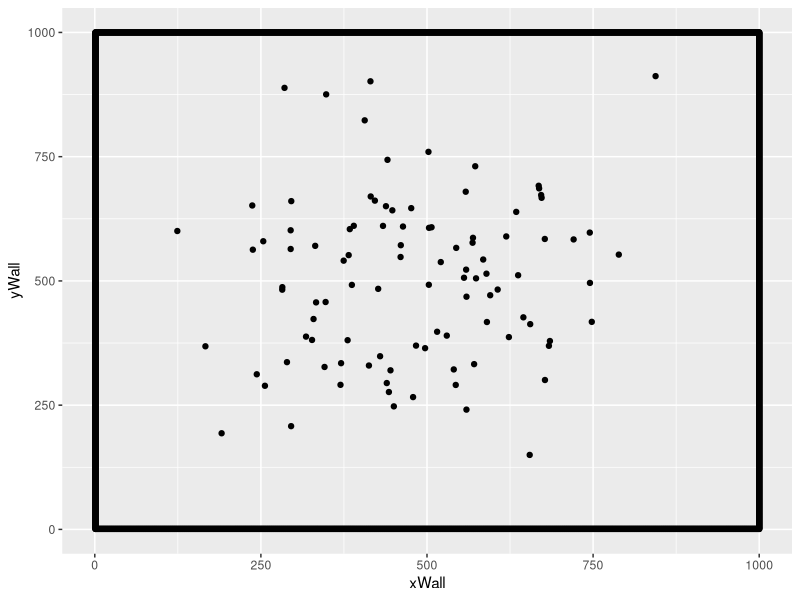
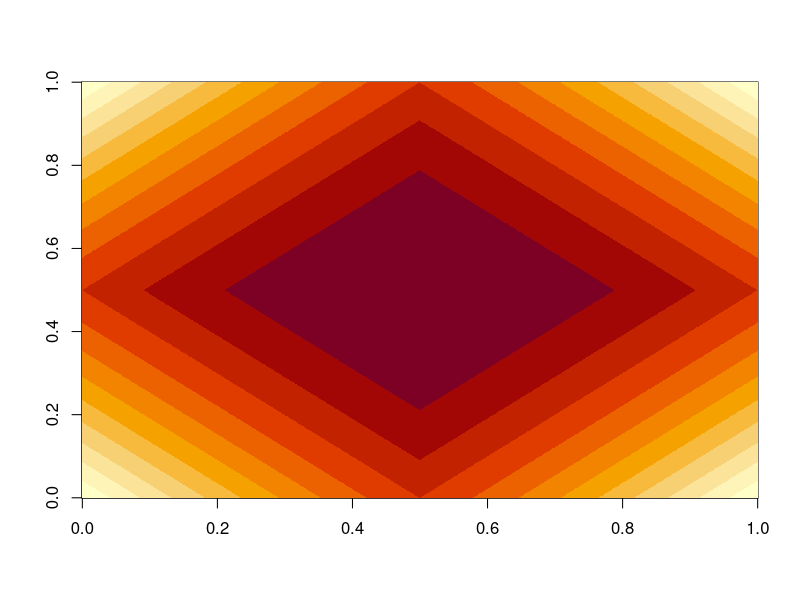
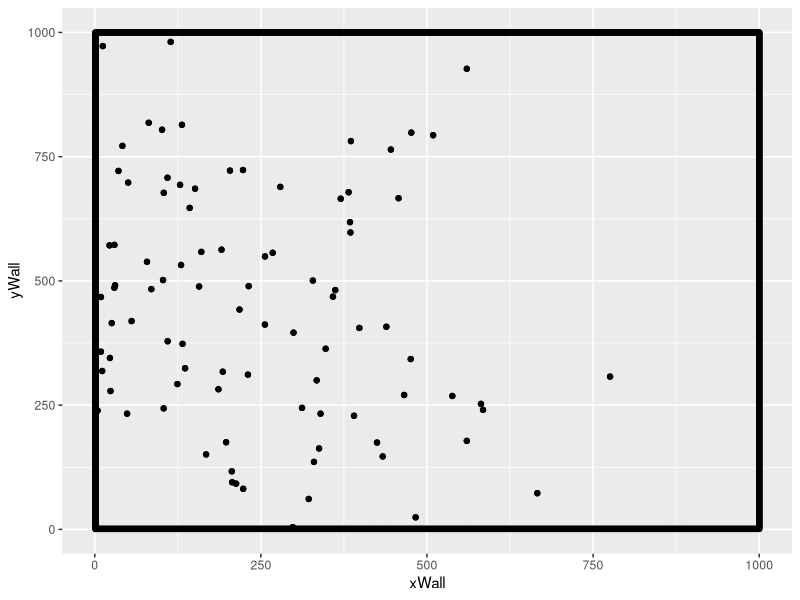

Recreate these plots in R, in order.
# Author: Gabriel Dell'Accio
# The following is a 2D variant of the Reynolds Boid model.
# LIBRARIES:
library(ggplot2)

# ARENA PARAMETERS:
# Set if equal height and width
size <- 1000.0

centerCor <- rep(size/2,2)

xVal <- size
yVal <- size

nIndividuals <- 100 
swarmCohesion <- 0.5
swarmAvoidance <- 0.5
baseMovementRate <- 4
densitySensitivity <- 75
spatialDistribution <- 100
thetaDistribution <- 50
step.iterations <- 200

# Create the arena using the arena.data frame.
create.arena <- function(xLength, yLength) {
  xLimit <- xLength 
  yLimit <- yLength
  
  arena.Data <<- data.frame(
    yWall = rep(1,yLimit),
    xWall = c(1:xLimit),
    xNorthWall = c(1:xLimit),
    yNorthWall = rep(yLimit,yLimit)
  )

  # Creating Arena Borders
  arena <- ggplot(data = arena.Data, aes(x=xWall,y=yWall))
  arena <- arena + geom_point() +  ylim(1,yLimit) + xlim(1,xLimit) + geom_point(aes(xNorthWall,yNorthWall)) + geom_point(aes(rep(1,xLimit),c(1:yLimit))) + geom_point(aes(rep(xLimit,xLimit),c(1:yLimit)))

  return(arena)
}
arenaSim <- create.arena(xVal, yVal)

# Initialize the swarm population using mean values.
initialize.swarm <- function(cohesion, avoidance, spatial.distribution.factor, theta.distribution.factor ,coordinateLocation) {
    arena.Data$index <<- c(1:nIndividuals)
    arena.Data$swarm.cohesion <<- rep(swarmCohesion,nIndividuals)
    arena.Data$swarm.avoidance <<- rep(swarmAvoidance,nIndividuals)
    arena.Data$xPosition <<- rep(NA, xVal)
    arena.Data$yPosition <<- rep(NA, yVal)
    arena.Data$theta <<- rep(NA, xVal)
  
  for(var in 1:nIndividuals) {
    arena.Data$xPosition[var] <<- rnorm(1, mean=coordinateLocation[1], sd=spatial.distribution.factor + 50)
    arena.Data$yPosition[var] <<- rnorm(1, mean=coordinateLocation[2], sd=spatial.distribution.factor + 50)
    arena.Data$theta[var] <<- rnorm(1, mean = 180, sd= theta.distribution.factor + 5)
  }
}

# Display the swarm in the 2D arena.
initialize.swarm(swarmCohesion, swarmAvoidance, spatialDistribution, thetaDistribution, centerCor)

# Function that updates the current arena with the swarm's current location.
display.swarm <- function() {
  return(arenaSim + geom_point(aes(arena.Data$xPosition, arena.Data$yPosition)))
}

arenaSim <- display.swarm()
arenaSim


# Function to determine an individual's sensed density value.
determine.density <- function(senseHeight, senseWidth, locationX, locationY) {

  nTotalPositions <- ((senseHeight * senseWidth) * 4)

  startX <- locationX - senseWidth
  # print(paste("Start x: ", startX))

  endX <- locationX + senseWidth
  # print(paste("End x: ", endX))

  startY <- locationY - senseHeight
  endY <- locationY + senseHeight

  numberOfIndividualsPresent <- 0


  count <- 1
  for(indOne in 1:nIndividuals) {

    if((arena.Data$xPosition[count] <= endX) && (arena.Data$xPosition[count] >= startX)) {

      # print(paste("xposition: ", arena.Data$xPosition[count]))

      if((arena.Data$yPosition[count] <= endY) && (arena.Data$yPosition[count] >= startY)) {
        numberOfIndividualsPresent <- numberOfIndividualsPresent + 1
      }
    }

    count <- count + 1
  }

  # print(paste("Number of indviduals in space: ", numberOfIndividualsPresent))
  # print(paste("total positions: ", nTotalPositions))
  finalDensity <- ((numberOfIndividualsPresent / nTotalPositions)  + (numberOfIndividualsPresent/nIndividuals))
  return(finalDensity)

}

# Determines the density value for each agent in the swarm.
find.Neighbors <- function() {
  count <- 1
  for (var in 1:nIndividuals) {
    result <- determine.density(densitySensitivity,densitySensitivity,arena.Data$xPosition[count], arena.Data$yPosition[count])
    # print(result)
    arena.Data$Density[count] <<- result 
    count <- count + 1
  }
}
find.Neighbors()

densityTotal <- 0
tempDensityArray <- c()

for(var in 1:nIndividuals) {
  densityTotal <- densityTotal + arena.Data$Density[var] 
  tempDensityArray[var] <- arena.Data$Density[var] 
}

meanDensity <- (densityTotal / nIndividuals) 
sdDensity <- (sd(tempDensityArray)) 

# Function used to determine how far from the mean an individuals density score is.
sdDistance <- function(value, mean, sd) {
  temp <- abs(mean - value) %/% sd
  return(temp)
}

# Assign individual density values.
determine.density.distance <- function(mean, sd) {
 for (var in 1:nIndividuals){
   arena.Data$DensityDistance[var] <<- sdDistance(arena.Data$Density[var], mean, sd)
 }
}

determine.density.distance(meanDensity, sdDensity)

# Function for converting degrees to radians, used in computing the new X,Y coor for each agent.
degreeToRadians <- function(angle) {
  return(pi * angle / 180);
} 




# HEATMAP GENERATION
# Assign a value to a location given how far away it is from a given center point. The farther the smaller the value.
assign.location.value <- function(center, currentLocation, distribution.type) {
  rowDiff <- abs(center[1] - currentLocation[1])
  columnDiff <- abs(center[2] - currentLocation[2])
  totalDifference <- rowDiff + columnDiff
  scaledDifference <- 1 - (distribution.type(totalDifference)/distribution.type(center[1] * 2))
  return(scaledDifference)
}
# Distribution of values around the center of the arena.
value.distribution <- function(x) {
  return(x^2)
}
# Generate heat map 
create.heatmap <- function(arena.length, arena.width) {
  centerArena <- c(arena.length/2, arena.width/2)
  arena.heat.map <- matrix(nrow = arena.length, ncol = arena.width)
  for(i in 1:arena.length) {
    for(j in 1:arena.width) {
      currentIndex <- c(i,j)
      arena.heat.map[i,j] <- assign.location.value(centerArena, currentIndex, value.distribution)
    }
  }
  return(arena.heat.map)
}
heat.map <- create.heatmap(xVal,yVal)

# Visualize the heat map
image(heat.map)




# Computes the next x,y coor for x individual in the swarm based on its density reading.
compute.nextPos <- function(var, simulation) {

  if (simulation == "reynoldsOriginal") {

     if ((arena.Data$DensityDistance[var]) == 0) {
        movementRate <- baseMovementRate/3
    } else if (arena.Data$DensityDistance[var] == 1) {
        movementRate <- baseMovementRate
    } else if (arena.Data$DensityDistance[var] == 2) {
        movementRate <- baseMovementRate + 2
    } else { 
        movementRate <- baseMovementRate + 4
    }
     
    newX = arena.Data$xPosition[var] + (movementRate * cos(degreeToRadians(arena.Data$theta[var])))
    newY = arena.Data$yPosition[var] + (movementRate * sin(degreeToRadians(arena.Data$theta[var])))


    ## Collision with walls
    if((newX >= size) || (newX <= 0)) {
      arena.Data$theta[var] <<- abs(180 - arena.Data$theta[var]) 
      newX = arena.Data$xPosition[var] + (movementRate * cos(degreeToRadians(arena.Data$theta[var])))
    } else {
      newX = arena.Data$xPosition[var] + (movementRate * cos(degreeToRadians(arena.Data$theta[var])))
    } 
  
    if((newY >= size) || (newY <= 0)) {
      arena.Data$theta[var] <<- abs(180 - arena.Data$theta[var]) 
      newY = arena.Data$yPosition[var] + (movementRate * sin(degreeToRadians(arena.Data$theta[var])))
    } else {
      newY = arena.Data$yPosition[var] + (movementRate * sin(degreeToRadians(arena.Data$theta[var])))
    }    

    nextPos <- c(newX, newY)


  } else {

    if ((arena.Data$DensityDistance[var]) == 0) {
        movementRate <- baseMovementRate/3
    } else if (arena.Data$DensityDistance[var] == 1) {
        movementRate <- baseMovementRate
    } else if (arena.Data$DensityDistance[var] == 2) {
        movementRate <- baseMovementRate + 2
    } else { 
        movementRate <- baseMovementRate + 4
    }
     
    newX = arena.Data$xPosition[var] + (movementRate * cos(degreeToRadians(arena.Data$theta[var])))
    newY = arena.Data$yPosition[var] + (movementRate * sin(degreeToRadians(arena.Data$theta[var])))


    ## Collision with walls
    if((newX >= size) || (newX <= 0)) {
      arena.Data$theta[var] <<- abs(180 - arena.Data$theta[var]) 
      newX = arena.Data$xPosition[var] + (movementRate * cos(degreeToRadians(arena.Data$theta[var])))
    } else {
      newX = arena.Data$xPosition[var] + (movementRate * cos(degreeToRadians(arena.Data$theta[var])))
    } 
  
    if((newY >= size) || (newY <= 0)) {
      arena.Data$theta[var] <<- abs(180 - arena.Data$theta[var]) 
      newY = arena.Data$yPosition[var] + (movementRate * sin(degreeToRadians(arena.Data$theta[var])))
    } else {
      newY = arena.Data$yPosition[var] + (movementRate * sin(degreeToRadians(arena.Data$theta[var])))
    }    

    nextPos <- c(newX, newY)


  }
   

  return(nextPos)

}


# GSI: group stability index

compute.cart.distance  <- function(loc) {

}


 
# moves each agent in the swarm a fixed distance in a direction based on its theta.
step.swarm <- function(typeSimulation) {
  
  for (ind in 1:nIndividuals) {
    # Computes tehe next x,y position for the current individual.
    result <- compute.nextPos(ind, typeSimulation) 
    arena.Data$xPosition[ind] <<- result[1]
    arena.Data$yPosition[ind] <<- result[2]
  }

  # Recalculate the sensed denisty value for each agent.
  find.Neighbors()

  # Process density data.
  densityTotal <- 0
  tempDensityArray <- c()

  for(var in 1:nIndividuals) {
    densityTotal <- densityTotal + arena.Data$Density[var] 
    tempDensityArray[var] <- arena.Data$Density[var] 
  }

  meanDensity <- (densityTotal / nIndividuals) 
  sdDensity <- (sd(tempDensityArray)) 
  
  # Assign a density distance to each individual.
  determine.density.distance(meanDensity, sdDensity)
}


# Applys the step function n step.iterations.
run.simulation <- function(typeSim) {
  for(run in 1:step.iterations) {
    step.swarm(typeSim)
  }
}
run.simulation("reynoldsOriginal")

# Display the swarm after running simulation.
arenaSim <- display.swarm()
arenaSim


